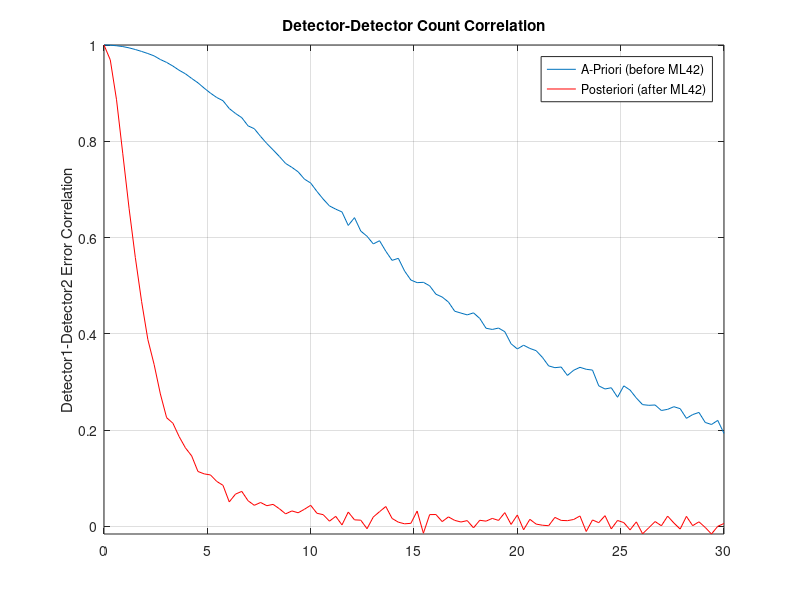

This chart was generated by the following MATLAB code:
% Ultralytics 🚀 AGPL-3.0 License - https://ultralytics.com/license

clc
clear all
close all

nmc = 1E4;
np = 100;
xout = zeros(np,1);
fvu = linspace(0,30,np); %fiducial volume uncertainty
means = ones(nmc,1)*[1500 400];
for i = 1:np
    gains = 1+[randn(nmc,1)*.20 randn(nmc,1)*.03];
    x = [gains.*means gains.*means];    
    x = max(x,0);
    x = x.*([(1+randn(nmc,1)*fvu(i)/100)*[1 1], (1+randn(nmc,1)*fvu(i)/100)*[1 1]]);
    x = [x(:,1)+x(:,2), x(:,3)+x(:,4)];
    cx = corr(x);
    xout(i) = cx(1,2);
end

figure; plot(fvu,xout);
hold on

for i = 1:np
    gains = 1+[randn(nmc,1)*.02 randn(nmc,1)*.03];
    x = [gains.*means gains.*means];    
    x = max(x,0);
    x = x.*([(1+randn(nmc,1)*fvu(i)/100)*[1 1], (1+randn(nmc,1)*fvu(i)/100)*[1 1]]);
    x = [x(:,1)+x(:,2), x(:,3)+x(:,4)];
    cx = corr(x);
    xout(i) = cx(1,2);
end

plot(fvu,xout,'r');
axis tight

ylabel('Detector1-Detector2 Error Correlation')
title('Detector-Detector Count Correlation')
legend('A-Priori (before ML42)','Posteriori (after ML42)')
grid on